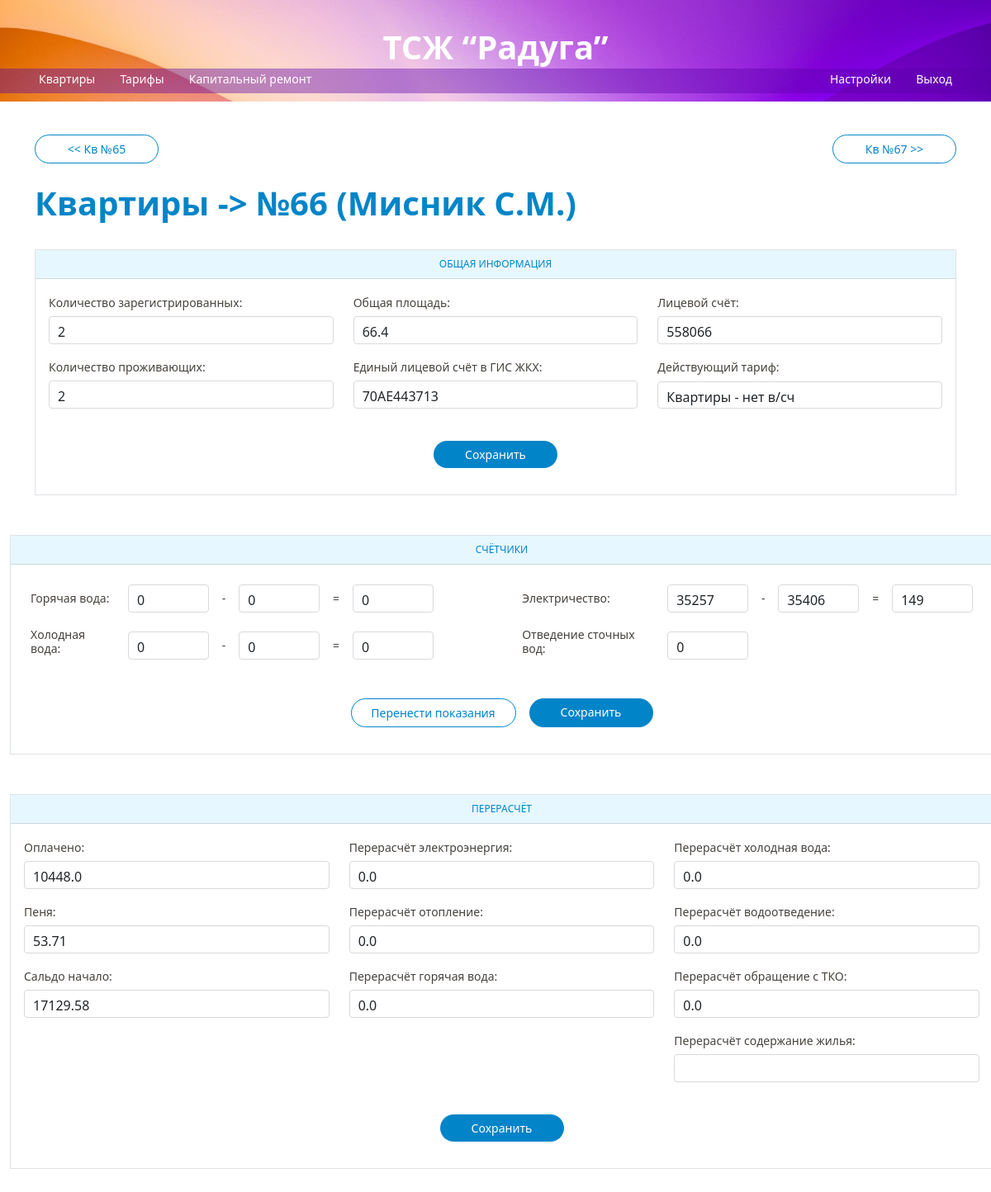
The page /update/66 (signed in) on the database as committed earlier.
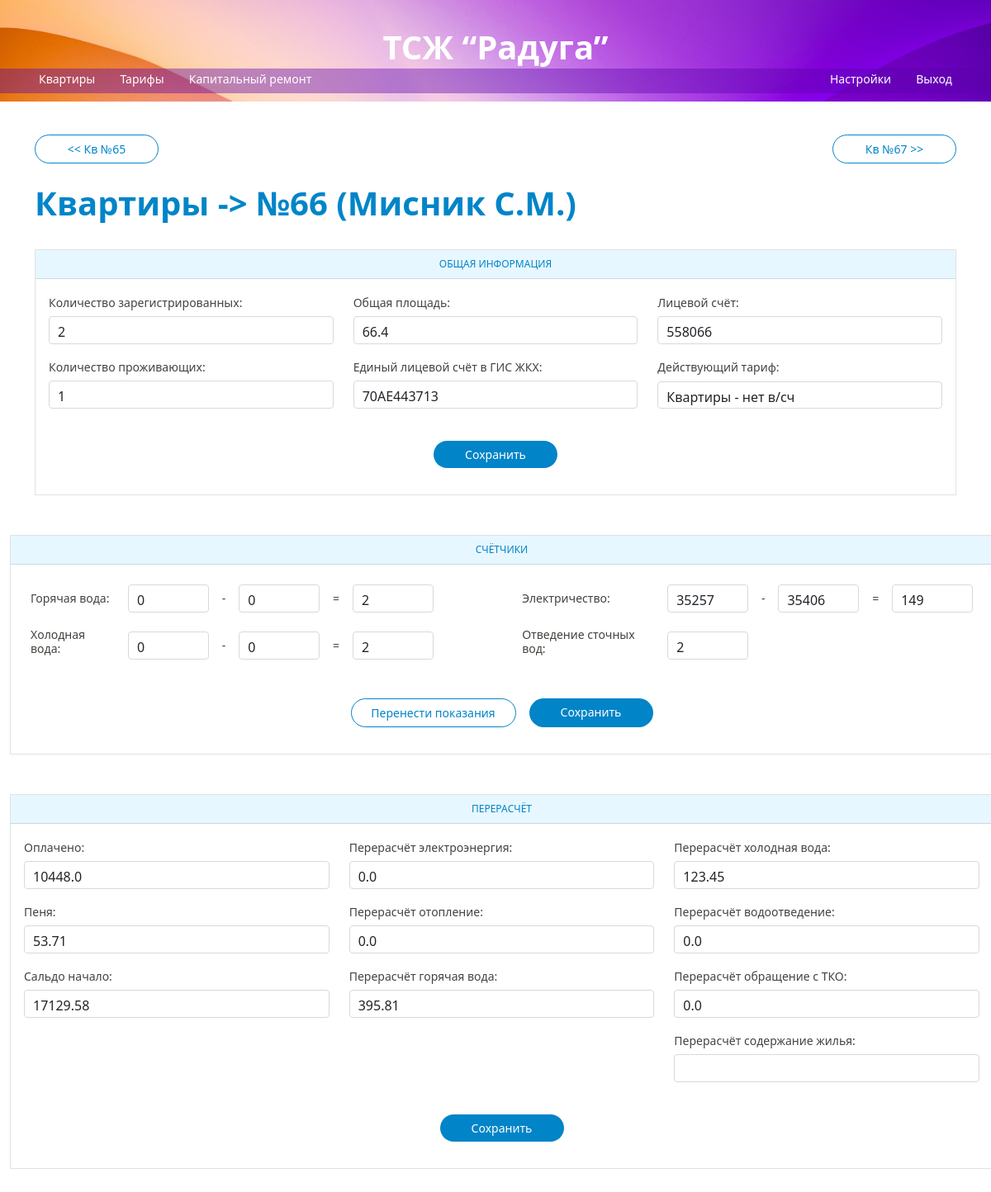
The same page on the database as committed later.
### main/models.py (models this page shows)
class ApartmentDetail(models.Model):
    registredQt = models.IntegerField()
    livedQt = models.IntegerField()
    totalArea = models.FloatField()
    personalAccount = models.IntegerField()
    serialNumber = models.ForeignKey(to=Apartment, on_delete=models.CASCADE)
    tariff = models.ForeignKey(to=Tariff, on_delete=models.DO_NOTHING, null=True, blank=True)
    account_number = models.CharField(max_length=200)

class ApartmentCounter(models.Model):
    hot_water_previous = models.IntegerField(default=0)
    hot_water_current = models.IntegerField(default=0)
    hot_water_value = models.IntegerField(default=0)
    cold_water_previous = models.IntegerField(default=0)
    cold_water_current = models.IntegerField(default=0)
    cold_water_value = models.IntegerField(default=0)
    electricity_previous = models.IntegerField(default=0)
    electricity_current = models.IntegerField(default=0)
    electricity_value = models.IntegerField(default=0)
    wastewater_value = models.IntegerField(default=0)
    serialNumber = models.ForeignKey(to=Apartment, on_delete=models.CASCADE)

class ApartmentCharge(models.Model):
    money_deposited = models.FloatField()
    fine = models.FloatField()
    recalculation_electricity = models.FloatField(null=True, blank=True)
    recalculation_heating_rub = models.FloatField(null=True, blank=True)
    recalculation_hot_water = models.FloatField(null=True, blank=True)
    recalculation_cold_water = models.FloatField(null=True, blank=True)
    recalculation_sewage = models.FloatField(null=True, blank=True)
    recalculation_solid_waste = models.FloatField(null=True, blank=True)
    recalculation_maintenance = models.FloatField(null=True, blank=True)
    balance_start = models.FloatField(null=True, blank=True)
    serialNumber = models.ForeignKey(to=Apartment, on_delete=models.CASCADE)

### main/views.py (the view, shortened to what this page needs)
# urls.py: path('update/<int:id>', views.update),
@login_required
def update(request, id):
    form = ApartmentDetailForm(instance=ApartmentDetail.objects.get(serialNumber=id))
    counterform = ApartmentCounterForm(instance=ApartmentCounter.objects.get(serialNumber=id))
    chargeform = ApartmentChargeForm(instance=ApartmentCharge.objects.get(serialNumber=id))
    prev_url = f"/update/{int(id) - 1}"
    next_url = f"/update/{int(id) + 1}"
    shortOwnerName = Apartment.objects.get(serialNumber=id).owner.split()
    shortOwnerName = f"{shortOwnerName[0]} {shortOwnerName[1][0]}.{shortOwnerName[2][0]}."
    context = {
        'form': form,
        'counterform': counterform,
        'chargeform': chargeform,
        'prev_url': prev_url,
        'next_url': next_url,
        'page_num': id,
        'shortOwnerName': shortOwnerName,
        'settings_form': SettingsForm(instance=Settings.objects.get(id=1)),
        'login_form': UserLoginForm(data=request.POST)
    }
    return render(request, 'main/edit.html', context)

### main/forms.py (called while the page is built)
    def label_from_instance(self, obj):
        return obj.name

### main/models.py (called while the page is built)
    def __str__(self):
        return str(self.serialNumber)

### main/templates/main/edit.html (shortened to what this page needs)
{% extends 'main/base.html' %}
{% load static %}
{% block content %}
  <br>
  <div class="container">
    <div class="row">
      <div class="col-sm-6">
        {% if page_num > 1 %}
          <a onclick="window.location.href = '{{ prev_url }}';" class="btn-next-previous" data-bs-dismiss="modal"><< Кв №{{ page_num|add:-1 }}</a>
     {% endif %}
      </div>
      <div class="col-sm-6 text-end">
        {% if page_num < 106 %}
          {% if page_num > 1 %}
            <a onclick="window.location.href = '{{ next_url }}';" class="btn-next-previous" data-bs-dismiss="modal">Кв №{{ page_num|add:1 }} >></a>
          {% else %}
            <a onclick="window.location.href = '{{ next_url }}';" class="btn-next-previous" data-bs-dismiss="modal">Кв №{{ page_num|add:1 }} >></a>
          {% endif %}
        {% endif %}
      </div>
    </div>
    <br>
    <div class="row">
      <div class="col text-start">
        <h1 class="special2">
          <a href="{% url 'index' %}" style="color: #0085C8; text-decoration: none">Квартиры</a>
          <span class="page-number"> -> №{{ page_num }} ({{ shortOwnerName }})</span>
        </h1>
      </div>
    </div>
  </div>
  <br>
  {% include 'main/edit_detail.html' %}
  <br>
  <br>
  {% include 'main/edit_counter.html' %}
  <br>
  <br>
  {% include 'main/edit_charge.html' %}
  <br>
  <br>
  <br>
  <br>
{% endblock %}

### main/templates/main/edit_detail.html (shortened to what this page needs)
<div class="container">
  <form method="post">
    <div class="card border rounded-0">
      <div class="card-header header_text">
        ОБЩАЯ ИНФОРМАЦИЯ
      </div>
      <div class="card-body">
        <div class="row">
          <div class="col">
            <label for="{{ form.registredQt.id_for_label }}" class="form-label">{{ form.registredQt.label }}</label>
            {{ form.registredQt }}
            <label for="{{ form.livedQt.id_for_label }}" class="form-label">{{ form.livedQt.label }}</label>
            {{ form.livedQt }}
          </div>
          <div class="col">
            <label for="{{ form.registredQt.totalArea }}" class="form-label">{{ form.totalArea.label }}</label>
            {{ form.totalArea }}
            <label for="{{ form.account_number.id_for_label }}" class="form-label">{{ form.account_number.label }}</label>
            {{ form.account_number }}
          </div>
          <div class="col">
            <label for="{{ form.personalAccount.totalArea }}" class="form-label">{{ form.personalAccount.label }}</label>
            {{ form.personalAccount }}
            <label for="{{ form.tariff.id_for_label }}" class="form-label">{{ form.tariff.label }}</label>
            {{ form.tariff }}
          </div>
        </div>
        <br>
        <div class="row mb-3">
          <div class="col text-center">
            <div class="d-grid gap-3 d-md-flex justify-content-md-center">
              <a class="btn-segoe-primary" id="saveBlockOneButton">Сохранить</a>
            </div>
          </div>
        </div>
      </div>
    </div>
  </form>
</div>

### main/templates/main/edit_counter.html (shortened to what this page needs)
<div class="container" style="min-width: 1215px">
  <form method="post">
    <div class="card border rounded-0">
      <div class="card-header header_text">
        СЧЁТЧИКИ
      </div>
      <div class="card-body">
<div class="row mb-3">
  <div class="col">
    <div class="table-responsive">
    <table class="table table-border-bottom">
      <tbody>
        <tr>
          <td>
            <label class="form-label" style="margin-bottom: 20px; width: 100px;">Горячая вода:</label>
          </td>
          <td>
             {{ counterform.hot_water_previous }}
           </td>
          <td>
            <label class="form-label" style="margin-bottom: 20px;">-</label>
          </td>
          <td>
            {{ counterform.hot_water_current }}
          </td>
          <td>
            <label class="form-label" style="margin-bottom: 20px">=</label>
          </td>
          <td>
            {{ counterform.hot_water_value }}
          </td>
          <td>
          </td>
          <td>
            <label class="form-label-table-counters" style="margin-bottom: 20px">Электричество:</label>
          </td>
          <td>
            {{ counterform.electricity_previous }}
          </td>
          <td>
            <label class="form-label" style="margin-bottom: 20px">-</label>
          </td>
          <td>
            {{ counterform.electricity_current }}
          </td>
          <td>
            <label class="form-label" style="margin-bottom: 20px">=</label>
          </td>
          <td>
            {{ counterform.electricity_value }}
          </td>
        </tr>
        <tr>
          <td>
            <label class="form-label" style="margin-bottom: 20px">Холодная вода:</label>
          </td>
          <td>
             {{ counterform.cold_water_previous }}
          </td>
          <td>
            <label class="form-label" style="margin-bottom: 20px">-</label>
          </td>
          <td>
            {{ counterform.cold_water_current }}
          </td>
          <td>
            <label class="form-label" style="margin-bottom: 20px">=</label>
          </td>
          <td>
            {{ counterform.cold_water_value }}
          </td>
          <td>
          </td>
          <td>
            <label class="form-label-table-counters" style="margin-bottom: 20px">Отведение сточных вод:</label>
          </td>
          <td>
            {{ counterform.wastewater_value }}
          </td>
        </tr>
      </tbody>
    </table>
    </div>
  </div>
</div>
        <div class="row mb-3">
            <div class="col text-center">
              <div class="d-grid gap-3 d-md-flex justify-content-md-center">
                <a class="btn-segoe" id="transmitButton" style="width: 200px">Перенести показания</a>
                <a class="btn-segoe-primary" id="saveBlockTwoButton">Сохранить</a>
              </div>
            </div>
          </div>
      </div>
    </div>
  </form>
</div>

### main/templates/main/edit_charge.html (shortened to what this page needs)
<div class="container" style="min-width: 1215px">
  <form method="post">
    <div class="card border rounded-0">
      <div class="card-header header_text">
        ПЕРЕРАСЧЁТ
      </div>
      <div class="card-body">
        <div class="row">
          <div class="col">
            <label class="form-label">{{ chargeform.money_deposited.label }}</label>
            {{ chargeform.money_deposited }}
            <label class="form-label">{{ chargeform.fine.label }}</label>
            {{ chargeform.fine }}
            <label class="form-label">{{ chargeform.balance_start.label }}</label>
            {{ chargeform.balance_start }}
          </div>
          <div class="col">
            <label class="form-label">{{ chargeform.recalculation_electricity.label }}</label>
            {{ chargeform.recalculation_electricity }}
            <label class="form-label">{{ chargeform.recalculation_heating_rub.label }}</label>
            {{ chargeform.recalculation_heating_rub }}
            <label class="form-label">{{ chargeform.recalculation_hot_water.label }}</label>
            {{ chargeform.recalculation_hot_water }}
          </div>
          <div class="col">
            <label class="form-label">{{ chargeform.recalculation_cold_water.label }}</label>
            {{ chargeform.recalculation_cold_water }}
            <label class="form-label">{{ chargeform.recalculation_sewage.label }}</label>
            {{ chargeform.recalculation_sewage }}
            <label class="form-label">{{ chargeform.recalculation_solid_waste.label }}</label>
            {{ chargeform.recalculation_solid_waste }}
            <label class="form-label">{{ chargeform.recalculation_maintenance.label }}</label>
            {{ chargeform.recalculation_maintenance }}
          </div>
        </div>
        <br>
        <div class="row mb-3">
          <div class="col text-center">
            <div class="d-grid gap-3 d-md-flex justify-content-md-center">
              <a class="btn-segoe-primary" id="saveBlockThreeButton">Сохранить</a>
            </div>
          </div>
        </div>
      </div>
    </div>
  </form>
</div>

Rows that differ between the two databases and show on the page:
changed ApartmentDetail "70АЕ443713": livedQt "2" → "1"
changed ApartmentCounter: hot_water_value "0" → "2"; cold_water_value "0" → "2"; wastewater_value "0" → "2"
changed ApartmentCharge: recalculation_hot_water "0.0" → "395.81"; recalculation_cold_water "0.0" → "123.45"
